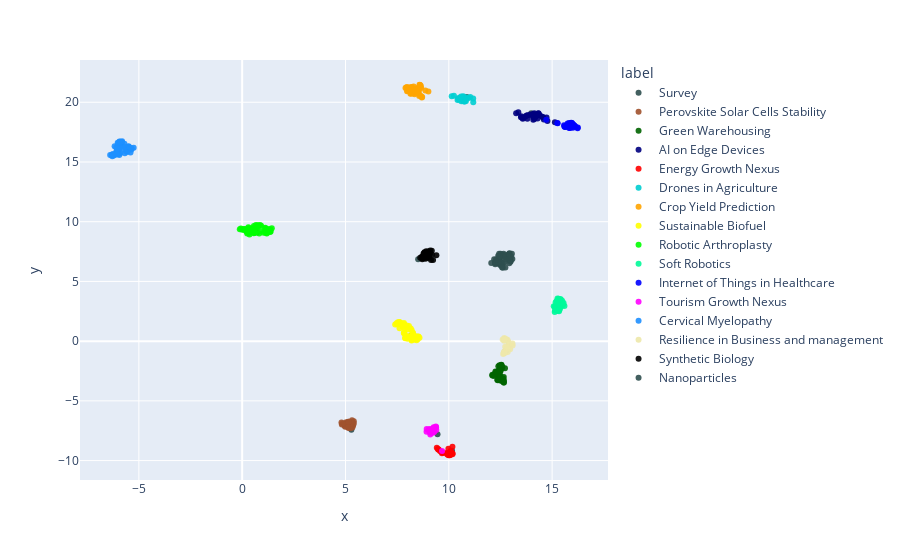

This figure's notebook cell:
### Code cell
df = pd.DataFrame(umap_embeddings, columns=["x", "y"])
df["label"] = labels
df["cluster"] = cluster_labels
df["pub_id"] = pub_ids
# Add true label to survey
df["survey_group"] = df.apply(
    lambda x: f"{x['label']} - {core_pubs[core_pubs['Survey'] == x['pub_id']]['Topic'].values[0]}"
    if x["label"] == "Survey"
    else "",
    axis=1,
)

fig = px.scatter(
    df,
    x="x",
    y="y",
    color="label",
    hover_data=["label", "cluster", "pub_id", "survey_group"],
)
fig.update_traces(marker_opacity=0.9)
fig.show()

### Figure 1 — Plotly figure (JSON) as saved in the notebook; plotly's stock layout.template omitted (floating-point values rounded to 4 significant figures; data arrays with more than 128 entries replaced by an {"elided": "..."} marker saying what was removed)
{"data": [{"customdata": [["Survey", 0, "pub.1175782890", "Survey - Perovskite Solar Cells Stability"], ["Survey", 14, "pub.1163752603", "Survey - Green Warehousing"], ["Survey", 4, "pub.1156021846", "Survey - Sustainable Biofuel"], ["Survey", 1, "pub.1147958699", "Survey - Drones in Agriculture"], ["Survey", 8, "pub.1130187939", "Survey - Crop Yield Prediction"], ["Survey", 5, "pub.1129627241", "Survey - Tourism Growth Nexus"], ["Survey", 3, "pub.1127137176", "Survey - Nanoparticles"], ["Survey", 7, "pub.1103814815", "Survey - Internet of Things in Healthcare"], ["Survey", 2, "pub.1159788042", "Survey - Robotic Arthroplasty"], ["Survey", 7, "pub.1146747333", "Survey - AI on Edge Devices"], ["Survey", 12, "pub.1110896992", "Survey - Cervical Myelopathy"], ["Survey", 6, "pub.1104146079", "Survey - Soft Robotics"], ["Survey", 13, "pub.1035441940", "Survey - Synthetic Biology"], ["Survey", 10, "pub.1022983337", "Survey - Resilience in Business and management"], ["Survey", 5, "pub.1019398108", "Survey - Energy Growth Nexus"]], "hovertemplate": "label=%{customdata[0]}<br>x=%{x}<br>y=%{y}<br>cluster=%{customdata[1]}<br>pub_id=%{customdata[2]}<br>survey_group=%{customdata[3]}<extra></extra>", "legendgroup": "Survey", "marker": {"color": "#2f4f4f", "opacity": 0.9, "symbol": "circle"}, "mode": "markers", "name": "Survey", "orientation": "v", "showlegend": true, "type": "scatter", "x": [5.283, 12.58, 8.162, 10.87, 8.256, 9.453, 12.85, 16.01, 0.7255, 13.99, -5.989, 15.33, 8.516, 12.74, 10.16], "xaxis": "x", "y": [-7.42, -2.265, 0.4294, 20.43, 21.0, -7.791, 7.234, 18.04, 9.086, 19.09, 16.3, 2.634, 6.859, -0.8234, -9.187], "yaxis": "y"}, {"customdata": [["Perovskite Solar Cells Stability", 0, "pub.1165052499", ""], ["Perovskite Solar Cells Stability", 0, "pub.1165045432", ""], ["Perovskite Solar Cells Stability", 0, "pub.1163801313", ""], ["Perovskite Solar Cells Stability", 0, "pub.1149826171", ""], ["Perovskite Solar Cells Stability", 0, "pub.1147021977", ""], ["Perovskite Solar Cells Stability", 0, "pub.1146288953", ""], ["Perovskite Solar Cells Stability", 0, "pub.1146009839", ""], ["Perovskite Solar Cells Stability", 0, "pub.1145696652", ""], ["Perovskite Solar Cells Stability", 0, "pub.1145043743", ""], ["Perovskite Solar Cells Stability", 0, "pub.1144827854", ""], ["Perovskite Solar Cells Stability", 0, "pub.1144465306", ""], ["Perovskite Solar Cells Stability", 0, "pub.1144054488", ""], ["Perovskite Solar Cells Stability", 0, "pub.1174552302", ""], ["Perovskite Solar Cells Stability", 0, "pub.1166074282", ""], ["Perovskite Solar Cells Stability", 0, "pub.1163986255", ""], ["Perovskite Solar Cells Stability", 0, "pub.1160686387", ""], ["Perovskite Solar Cells Stability", 0, "pub.1160324074", ""], ["Perovskite Solar Cells Stability", 0, "pub.1159957570", ""], ["Perovskite Solar Cells Stability", 0, "pub.1158362233", ""], ["Perovskite Solar Cells Stability", 0, "pub.1158048403", ""], ["Perovskite Solar Cells Stability", 0, "pub.1157586280", ""], ["Perovskite Solar Cells Stability", 0, "pub.1155457945", ""], ["Perovskite Solar Cells Stability", 0, "pub.1154888847", ""], ["Perovskite Solar Cells Stability", 0, "pub.1147833193", ""], ["Perovskite Solar Cells Stability", 0, "pub.1147293706", ""], ["Perovskite Solar Cells Stability", 0, "pub.1147185686", ""], ["Perovskite Solar Cells Stability", 0, "pub.1147054891", ""], ["Perovskite Solar Cells Stability", 0, "pub.1146620041", ""], ["Perovskite Solar Cells Stability", 0, "pub.1141876155", ""]], "hovertemplate": "label=%{customdata[0]}<br>x=%{x}<br>y=%{y}<br>cluster=%{customdata[1]}<br>pub_id=%{customdata[2]}<br>survey_group=%{customdata[3]}<extra></extra>", "legendgroup": "Perovskite Solar Cells Stability", "marker": {"color": "#a0522d", "opacity": 0.9, "symbol": "circle"}, "mode": "markers", "name": "Perovskite Solar Cells Stability", "orientation": "v", "showlegend": true, "type": "scatter", "x": [5.237, 5.361, 5.199, 5.127, 5.337, 5.331, 4.986, 4.954, 5.401, 5.03, 4.823, 5.335, 5.235, 5.348, 5.145, 5.233, 5.28, 5.097, 4.98, 5.049, 5.295, 5.241, 5.118, 4.805, 5.402, 5.314, 5.135, 5.158, 4.861], "xaxis": "x", "y": [-6.961, -7.059, -6.895, -7.019, -7.113, -7.13, -7.16, -7.083, -6.911, -6.8, -6.985, -7.223, -7.289, -6.77, -7.269, -7.097, -6.808, -7.055, -6.911, -6.882, -6.755, -6.892, -7.206, -6.81, -6.707, -6.623, -6.753, -6.755, -6.887], "yaxis": "y"}, {"customdata": {"elided": "38x4 mixed values"}, "hovertemplate": "label=%{customdata[0]}<br>x=%{x}<br>y=%{y}<br>cluster=%{customdata[1]}<br>pub_id=%{customdata[2]}<br>survey_group=%{customdata[3]}<extra></extra>", "legendgroup": "Green Warehousing", "marker": {"color": "#006400", "opacity": 0.9, "symbol": "circle"}, "mode": "markers", "name": "Green Warehousing", "orientation": "v", "showlegend": true, "type": "scatter", "x": [12.45, 12.45, 12.67, 12.67, 12.47, 12.37, 12.72, 12.51, 12.1, 12.66, 12.4, 12.47, 12.6, 12.11, 12.25, 12.22, 12.32, 12.39, 12.35, 12.5, 12.51, 12.46, 12.24, 12.55, 12.18, 12.29, 12.52, 12.59, 12.41, 12.52, 12.54, 12.66, 12.56, 12.41, 12.26, 12.48, 12.63, 12.44], "xaxis": "x", "y": [-2.934, -2.025, -3.462, -3.286, -2.084, -3.278, -2.279, -3.306, -2.874, -3.0, -2.107, -2.836, -3.363, -2.824, -2.681, -2.777, -2.596, -2.494, -3.227, -2.967, -2.144, -3.269, -2.797, -1.994, -2.914, -2.58, -2.051, -2.136, -3.189, -2.453, -1.985, -3.457, -3.289, -2.479, -2.551, -2.575, -3.12, -2.448], "yaxis": "y"}, {"customdata": {"elided": "36x4 mixed values"}, "hovertemplate": "label=%{customdata[0]}<br>x=%{x}<br>y=%{y}<br>cluster=%{customdata[1]}<br>pub_id=%{customdata[2]}<br>survey_group=%{customdata[3]}<extra></extra>", "legendgroup": "AI on Edge Devices", "marker": {"color": "#000080", "opacity": 0.9, "symbol": "circle"}, "mode": "markers", "name": "AI on Edge Devices", "orientation": "v", "showlegend": true, "type": "scatter", "x": [13.26, 14.14, 14.4, 14.52, 13.56, 13.63, 14.09, 14.14, 13.77, 13.82, 13.58, 14.14, 14.56, 13.36, 14.09, 13.8, 14.6, 14.01, 14.16, 13.49, 15.13, 14.3, 14.06, 14.08, 14.14, 14.25, 14.73, 13.5, 13.94, 14.33, 14.35, 13.71, 14.23, 14.13, 14.13, 14.77], "xaxis": "x", "y": [19.09, 18.81, 18.91, 18.78, 18.7, 18.71, 18.8, 19.07, 18.89, 18.91, 18.62, 18.61, 18.74, 19.17, 18.53, 18.62, 18.56, 18.96, 18.71, 18.74, 18.33, 18.65, 18.99, 18.77, 18.91, 18.98, 18.73, 18.82, 18.98, 19.07, 19.05, 18.82, 18.86, 18.99, 18.71, 18.44], "yaxis": "y"}, {"customdata": [["Energy Growth Nexus", 5, "pub.1123961798", ""], ["Energy Growth Nexus", 5, "pub.1052820957", ""], ["Energy Growth Nexus", 5, "pub.1050136415", ""], ["Energy Growth Nexus", 5, "pub.1048730269", ""], ["Energy Growth Nexus", 5, "pub.1047256779", ""], ["Energy Growth Nexus", 5, "pub.1045412034", ""], ["Energy Growth Nexus", 5, "pub.1042544661", ""], ["Energy Growth Nexus", 5, "pub.1042017662", ""], ["Energy Growth Nexus", 5, "pub.1041338787", ""], ["Energy Growth Nexus", 5, "pub.1036973953", ""], ["Energy Growth Nexus", 5, "pub.1022049865", ""], ["Energy Growth Nexus", 5, "pub.1021980170", ""], ["Energy Growth Nexus", 5, "pub.1009749897", ""], ["Energy Growth Nexus", 5, "pub.1009651790", ""], ["Energy Growth Nexus", 5, "pub.1009389919", ""], ["Energy Growth Nexus", 5, "pub.1006191975", ""], ["Energy Growth Nexus", 5, "pub.1002720309", ""], ["Energy Growth Nexus", 5, "pub.1053441851", ""], ["Energy Growth Nexus", 5, "pub.1052542598", ""], ["Energy Growth Nexus", 5, "pub.1051802627", ""], ["Energy Growth Nexus", 5, "pub.1040160107", ""], ["Energy Growth Nexus", 5, "pub.1032217726", ""], ["Energy Growth Nexus", 5, "pub.1031321996", ""], ["Energy Growth Nexus", 5, "pub.1024937016", ""], ["Energy Growth Nexus", 5, "pub.1013831878", ""], ["Energy Growth Nexus", 5, "pub.1006882307", ""], ["Energy Growth Nexus", 5, "pub.1005732591", ""]], "hovertemplate": "label=%{customdata[0]}<br>x=%{x}<br>y=%{y}<br>cluster=%{customdata[1]}<br>pub_id=%{customdata[2]}<br>survey_group=%{customdata[3]}<extra></extra>", "legendgroup": "Energy Growth Nexus", "marker": {"color": "#ff0000", "opacity": 0.9, "symbol": "circle"}, "mode": "markers", "name": "Energy Growth Nexus", "orientation": "v", "showlegend": true, "type": "scatter", "x": [10.18, 9.98, 9.995, 9.957, 9.752, 9.946, 9.489, 10.13, 10.09, 9.476, 10.07, 10.08, 9.519, 9.992, 10.04, 9.908, 10.09, 9.927, 10.17, 10.19, 10.07, 9.706, 9.667, 9.418, 9.582, 9.678, 10.08], "xaxis": "x", "y": [-8.84, -9.012, -9.554, -9.362, -9.337, -9.44, -9.068, -9.282, -9.44, -9.024, -9.411, -9.397, -9.085, -9.526, -9.552, -9.417, -9.396, -9.491, -9.479, -9.405, -9.528, -9.322, -9.385, -8.935, -9.221, -9.299, -9.204], "yaxis": "y"}, {"customdata": [["Drones in Agriculture", 1, "pub.1113441179", ""], ["Drones in Agriculture", 1, "pub.1094775321", ""], ["Drones in Agriculture", 1, "pub.1092454498", ""], ["Drones in Agriculture", 1, "pub.1086143194", ""], ["Drones in Agriculture", 1, "pub.1071268140", ""], ["Drones in Agriculture", 1, "pub.1064896140", ""], ["Drones in Agriculture", 1, "pub.1064892999", ""], ["Drones in Agriculture", 1, "pub.1032694598", ""], ["Drones in Agriculture", 1, "pub.1022922533", ""], ["Drones in Agriculture", 1, "pub.1013849273", ""], ["Drones in Agriculture", 1, "pub.1007471000", ""], ["Drones in Agriculture", 1, "pub.1002161636", ""], ["Drones in Agriculture", 1, "pub.1000225286", ""], ["Drones in Agriculture", 1, "pub.1061610686", ""], ["Drones in Agriculture", 1, "pub.1061280901", ""], ["Drones in Agriculture", 1, "pub.1052390127", ""], ["Drones in Agriculture", 1, "pub.1028947023", ""], ["Drones in Agriculture", 1, "pub.1027978650", ""], ["Drones in Agriculture", 1, "pub.1025608752", ""], ["Drones in Agriculture", 1, "pub.1023847193", ""], ["Drones in Agriculture", 1, "pub.1020655667", ""], ["Drones in Agriculture", 1, "pub.1014003350", ""], ["Drones in Agriculture", 1, "pub.1010901465", ""], ["Drones in Agriculture", 1, "pub.1007702481", ""], ["Drones in Agriculture", 1, "pub.1003882381", ""]], "hovertemplate": "label=%{customdata[0]}<br>x=%{x}<br>y=%{y}<br>cluster=%{customdata[1]}<br>pub_id=%{customdata[2]}<br>survey_group=%{customdata[3]}<extra></extra>", "legendgroup": "Drones in Agriculture", "marker": {"color": "#00ced1", "opacity": 0.9, "symbol": "circle"}, "mode": "markers", "name": "Drones in Agriculture", "orientation": "v", "showlegend": true, "type": "scatter", "x": [10.97, 11.18, 10.7, 10.25, 10.44, 10.69, 10.42, 10.58, 10.53, 11.18, 10.14, 10.55, 10.54, 10.49, 11.04, 10.62, 10.6, 10.78, 10.75, 10.73, 10.71, 10.83, 10.85, 10.52, 10.6], "xaxis": "x", "y": [20.36, 20.01, 20.49, 20.56, 20.33, 20.1, 20.2, 20.33, 20.38, 20.32, 20.51, 20.28, 20.24, 20.22, 20.44, 20.31, 20.08, 20.06, 20.19, 20.07, 20.44, 20.1, 20.41, 20.27, 20.49], "yaxis": "y"}, {"customdata": {"elided": "46x4 mixed values"}, "hovertemplate": "label=%{customdata[0]}<br>x=%{x}<br>y=%{y}<br>cluster=%{customdata[1]}<br>pub_id=%{customdata[2]}<br>survey_group=%{customdata[3]}<extra></extra>", "legendgroup": "Crop Yield Prediction", "marker": {"color": "#ffa500", "opacity": 0.9, "symbol": "circle"}, "mode": "markers", "name": "Crop Yield Prediction", "orientation": "v", "showlegend": true, "type": "scatter", "x": [7.979, 7.938, 8.659, 8.593, 8.423, 8.176, 8.404, 8.695, 8.277, 8.122, 8.381, 8.051, 8.198, 7.998, 8.343, 8.513, 8.587, 8.71, 8.464, 9.011, 8.225, 8.264, 8.666, 8.176, 8.526, 8.288, 8.336, 8.346, 8.536, 8.607, 8.545, 8.212, 8.08, 7.903, 8.3, 7.976, 8.092, 8.603, 8.567, 8.866, 8.606, 8.65, 8.585, 8.142, 8.461, 8.359], "xaxis": "x", "y": [20.93, 21.23, 21.19, 21.44, 21.12, 21.26, 21.16, 20.4, 20.75, 20.96, 20.79, 21.18, 20.87, 20.97, 20.68, 20.86, 21.29, 20.44, 21.14, 20.9, 20.76, 20.93, 20.51, 20.72, 21.2, 20.91, 20.93, 21.1, 20.95, 21.44, 20.87, 21.28, 21.23, 21.2, 21.32, 21.29, 20.96, 20.58, 20.52, 20.98, 21.23, 21.35, 21.47, 20.71, 20.85, 21.0], "yaxis": "y"}, {"customdata": {"elided": "50x4 mixed values"}, "hovertemplate": "label=%{customdata[0]}<br>x=%{x}<br>y=%{y}<br>cluster=%{customdata[1]}<br>pub_id=%{customdata[2]}<br>survey_group=%{customdata[3]}<extra></extra>", "legendgroup": "Sustainable Biofuel", "marker": {"color": "#ffff00", "opacity": 0.9, "symbol": "circle"}, "mode": "markers", "name": "Sustainable Biofuel", "orientation": "v", "showlegend": true, "type": "scatter", "x": [7.403, 7.845, 8.357, 8.301, 8.358, 8.011, 8.071, 8.276, 8.405, 7.887, 8.525, 8.206, 8.213, 7.821, 7.768, 7.946, 7.966, 7.845, 7.821, 8.004, 7.637, 7.474, 7.615, 8.197, 7.51, 7.616, 7.664, 8.073, 8.021, 7.889, 8.493, 8.44, 8.582, 7.599, 8.42, 7.851, 8.196, 7.973, 8.42, 7.828, 7.716, 7.536, 8.263, 8.39, 7.775, 8.535, 7.605, 7.648, 8.201, 8.158], "xaxis": "x", "y": [1.398, 0.6357, 0.1502, 0.2712, 0.1435, 0.9753, 1.268, 0.628, 0.2522, 0.281, 0.3674, 0.9202, 0.5603, 0.6773, 1.198, 1.159, 1.314, 0.8038, 1.413, 0.2031, 1.55, 1.506, 1.083, 0.3932, 1.391, 1.566, 1.477, 0.369, 0.3274, 0.2435, 0.1507, 0.06879, 0.2861, 1.479, 0.31, 1.341, 0.08956, 0.4388, 0.4106, 1.516, 1.405, 1.582, 0.6988, 0.2757, 1.222, 0.3811, 1.606, 1.535, 0.05802, 1.068], "yaxis": "y"}, {"customdata": {"elided": "47x4 mixed values"}, "hovertemplate": "label=%{customdata[0]}<br>x=%{x}<br>y=%{y}<br>cluster=%{customdata[1]}<br>pub_id=%{customdata[2]}<br>survey_group=%{customdata[3]}<extra></extra>", "legendgroup": "Robotic Arthroplasty", "marker": {"color": "#00ff00", "opacity": 0.9, "symbol": "circle"}, "mode": "markers", "name": "Robotic Arthroplasty", "orientation": "v", "showlegend": true, "type": "scatter", "x": [0.5669, 1.193, 0.6666, 0.8618, 1.37, 0.8253, 1.04, 0.3297, 0.3187, 0.5645, 0.9169, 0.5832, 0.201, 0.4233, 1.35, -0.1156, 0.6509, -0.06069, 1.223, 1.304, 0.07688, 0.2993, 1.197, 0.4982, 1.256, 0.1045, 1.115, 0.7624, 1.148, 1.292, 1.379, 0.002853, 0.7516, 0.5633, 0.6078, 0.3553, 0.9039, 0.4971, 1.141, 0.6174, 0.275, 0.2412, 1.117, 0.1496, 1.434, 0.7074, 0.6989], "xaxis": "x", "y": [9.632, 9.01, 9.721, 9.721, 9.355, 9.018, 9.067, 9.455, 9.05, 9.107, 9.668, 9.07, 9.176, 9.175, 9.145, 9.373, 9.147, 9.422, 9.202, 9.173, 9.396, 9.532, 9.089, 9.448, 9.372, 9.305, 9.444, 9.692, 9.365, 9.372, 9.178, 9.336, 9.528, 9.039, 9.07, 8.926, 9.199, 9.355, 9.066, 9.441, 9.093, 9.002, 9.486, 9.393, 9.453, 9.581, 9.553], "yaxis": "y"}, {"customdata": {"elided": "36x4 mixed values"}, "hovertemplate": "label=%{customdata[0]}<br>x=%{x}<br>y=%{y}<br>cluster=%{customdata[1]}<br>pub_id=%{customdata[2]}<br>survey_group=%{customdata[3]}<extra></extra>", "legendgroup": "Soft Robotics", "marker": {"color": "#00fa9a", "opacity": 0.9, "symbol": "circle"}, "mode": "markers", "name": "Soft Robotics", "orientation": "v", "showlegend": true, "type": "scatter", "x": [15.32, 15.42, 15.33, 15.13, 15.16, 15.25, 15.44, 15.6, 15.27, 15.26, 15.48, 15.33, 15.48, 15.35, 15.31, 15.42, 15.17, 15.18, 15.32, 15.27, 15.08, 15.21, 15.33, 15.33, 15.26, 15.53, 15.33, 15.14, 15.38, 15.55, 15.12, 15.22, 15.38, 15.39, 15.17, 15.28], "xaxis": "x", "y": [2.698, 3.507, 2.987, 2.893, 2.763, 2.629, 3.008, 2.94, 3.44, 3.56, 3.39, 2.781, 2.976, 2.599, 3.543, 2.875, 2.825, 2.634, 2.985, 2.564, 2.928, 2.924, 2.769, 3.345, 3.387, 3.06, 2.5, 2.571, 3.077, 3.184, 2.437, 3.337, 2.715, 3.515, 3.25, 2.55], "yaxis": "y"}, {"customdata": [["Internet of Things in Healthcare", 7, "pub.1099281667", ""], ["Internet of Things in Healthcare", 7, "pub.1095490861", ""], ["Internet of Things in Healthcare", 7, "pub.1095264568", ""], ["Internet of Things in Healthcare", 7, "pub.1095255025", ""], ["Internet of Things in Healthcare", 7, "pub.1095085621", ""], ["Internet of Things in Healthcare", 7, "pub.1094970902", ""], ["Internet of Things in Healthcare", 7, "pub.1094969147", ""], ["Internet of Things in Healthcare", 7, "pub.1094830611", ""], ["Internet of Things in Healthcare", 7, "pub.1094225194", ""], ["Internet of Things in Healthcare", 7, "pub.1093507023", ""], ["Internet of Things in Healthcare", 7, "pub.1093357343", ""], ["Internet of Things in Healthcare", 7, "pub.1067238716", ""], ["Internet of Things in Healthcare", 7, "pub.1038434872", ""], ["Internet of Things in Healthcare", 7, "pub.1034508886", ""], ["Internet of Things in Healthcare", 7, "pub.1016352338", ""], ["Internet of Things in Healthcare", 7, "pub.1001751876", ""], ["Internet of Things in Healthcare", 7, "pub.1095770589", ""], ["Internet of Things in Healthcare", 7, "pub.1095382211", ""], ["Internet of Things in Healthcare", 7, "pub.1095382199", ""], ["Internet of Things in Healthcare", 7, "pub.1093739978", ""], ["Internet of Things in Healthcare", 7, "pub.1093463283", ""], ["Internet of Things in Healthcare", 7, "pub.1061632443", ""], ["Internet of Things in Healthcare", 7, "pub.1061324932", ""], ["Internet of Things in Healthcare", 7, "pub.1044514690", ""], ["Internet of Things in Healthcare", 7, "pub.1044290948", ""], ["Internet of Things in Healthcare", 7, "pub.1042065361", ""], ["Internet of Things in Healthcare", 7, "pub.1031978033", ""], ["Internet of Things in Healthcare", 7, "pub.1025765207", ""], ["Internet of Things in Healthcare", 7, "pub.1024210708", ""]], "hovertemplate": "label=%{customdata[0]}<br>x=%{x}<br>y=%{y}<br>cluster=%{customdata[1]}<br>pub_id=%{customdata[2]}<br>survey_group=%{customdata[3]}<extra></extra>", "legendgroup": "Internet of Things in Healthcare", "marker": {"color": "#0000ff", "opacity": 0.9, "symbol": "circle"}, "mode": "markers", "name": "Internet of Things in Healthcare", "orientation": "v", "showlegend": true, "type": "scatter", "x": [15.94, 15.96, 15.92, 16.24, 15.25, 16.03, 15.69, 16.03, 15.82, 15.9, 16.1, 15.97, 15.75, 15.67, 15.59, 15.83, 16.0, 15.26, 15.9, 16.23, 15.58, 16.12, 15.62, 16.04, 16.07, 14.72, 15.64, 15.84, 15.87], "xaxis": "x", "y": [18.27, 17.99, 18.27, 17.89, 18.27, 18.09, 18.05, 17.96, 17.85, 17.98, 18.02, 18.25, 18.22, 17.96, 17.97, 18.26, 17.86, 18.24, 18.11, 17.82, 18.07, 17.97, 17.93, 18.12, 18.01, 18.54, 17.95, 18.19, 17.84], "yaxis": "y"}, {"customdata": [["Tourism Growth Nexus", 5, "pub.1090346357", ""], ["Tourism Growth Nexus", 5, "pub.1072794279", ""], ["Tourism Growth Nexus", 5, "pub.1049141736", ""], ["Tourism Growth Nexus", 5, "pub.1047663892", ""], ["Tourism Growth Nexus", 5, "pub.1035901982", ""], ["Tourism Growth Nexus", 5, "pub.1034653502", ""], ["Tourism Growth Nexus", 5, "pub.1029979518", ""], ["Tourism Growth Nexus", 5, "pub.1013412296", ""], ["Tourism Growth Nexus", 5, "pub.1011854038", ""], ["Tourism Growth Nexus", 5, "pub.1007878277", ""], ["Tourism Growth Nexus", 5, "pub.1007170077", ""], ["Tourism Growth Nexus", 5, "pub.1004840356", ""], ["Tourism Growth Nexus", 5, "pub.1004299966", ""], ["Tourism Growth Nexus", 5, "pub.1001562704", ""], ["Tourism Growth Nexus", 5, "pub.1000810498", ""], ["Tourism Growth Nexus", 5, "pub.1072794260", ""], ["Tourism Growth Nexus", 5, "pub.1053802942", ""], ["Tourism Growth Nexus", 5, "pub.1053750775", ""], ["Tourism Growth Nexus", 5, "pub.1033376226", ""], ["Tourism Growth Nexus", 5, "pub.1032490977", ""], ["Tourism Growth Nexus", 5, "pub.1029520182", ""], ["Tourism Growth Nexus", 5, "pub.1022720888", ""], ["Tourism Growth Nexus", 5, "pub.1017098340", ""], ["Tourism Growth Nexus", 5, "pub.1013871876", ""], ["Tourism Growth Nexus", 5, "pub.1003840912", ""]], "hovertemplate": "label=%{customdata[0]}<br>x=%{x}<br>y=%{y}<br>cluster=%{customdata[1]}<br>pub_id=%{customdata[2]}<br>survey_group=%{customdata[3]}<extra></extra>", "legendgroup": "Tourism Growth Nexus", "marker": {"color": "#ff00ff", "opacity": 0.9, "symbol": "circle"}, "mode": "markers", "name": "Tourism Growth Nexus", "orientation": "v", "showlegend": true, "type": "scatter", "x": [8.93, 9.145, 9.288, 9.072, 9.242, 9.209, 9.051, 9.395, 9.163, 9.265, 9.292, 9.373, 9.103, 9.095, 9.045, 9.071, 9.086, 9.188, 8.922, 9.384, 9.673, 9.136, 9.018, 9.295, 9.23], "xaxis": "x", "y": [-7.363, -7.686, -7.336, -7.593, -7.343, -7.334, -7.418, -7.433, -7.629, -7.206, -7.597, -7.151, -7.815, -7.503, -7.444, -7.357, -7.606, -7.427, -7.576, -7.216, -9.206, -7.544, -7.441, -7.26, -7.679], "yaxis": "y"}, {"customdata": {"elided": "47x4 mixed values"}, "hovertemplate": "label=%{customdata[0]}<br>x=%{x}<br>y=%{y}<br>cluster=%{customdata[1]}<br>pub_id=%{customdata[2]}<br>survey_group=%{customdata[3]}<extra></extra>", "legendgroup": "Cervical Myelopathy", "marker": {"color": "#1e90ff", "opacity": 0.9, "symbol": "circle"}, "mode": "markers", "name": "Cervical Myelopathy", "orientation": "v", "showlegend": true, "type": "scatter", "x": [-5.808, -6.01, -6.13, -5.985, -5.612, -5.677, -5.504, -5.51, -5.6, -6.098, -5.699, -5.815, -5.252, -5.582, -6.087, -6.311, -5.962, -6.286, -6.093, -5.949, -5.887, -5.939, -6.008, -5.956, -5.813, -5.877, -5.529, -5.975, -5.409, -6.218, -5.647, -5.911, -5.889, -6.174, -5.362, -6.062, -5.672, -6.39, -6.024, -6.306, -5.403, -5.499, -5.432, -6.07, -5.922, -5.348, -6.258], "xaxis": "x", "y": [16.33, 16.52, 15.61, 15.7, 16.17, 15.73, 16.26, 16.28, 15.98, 16.23, 16.52, 16.65, 16.19, 15.83, 15.89, 15.57, 16.08, 15.49, 15.76, 15.57, 15.75, 16.72, 15.67, 16.39, 16.74, 16.67, 15.92, 15.81, 16.13, 15.55, 15.99, 16.23, 16.13, 16.33, 16.05, 16.12, 16.25, 15.59, 16.6, 15.6, 15.8, 16.31, 16.22, 15.66, 16.69, 16.12, 15.68], "yaxis": "y"}, {"customdata": [["Resilience in Business and management", 10, "pub.1075345922", ""], ["Resilience in Business and management", 10, "pub.1073407503", ""], ["Resilience in Business and management", 10, "pub.1072896311", ""], ["Resilience in Business and management", 10, "pub.1072894681", ""], ["Resilience in Business and management", 10, "pub.1070196019", ""], ["Resilience in Business and management", 10, "pub.1069908660", ""], ["Resilience in Business and management", 10, "pub.1069908041", ""], ["Resilience in Business and management", 10, "pub.1069907901", ""], ["Resilience in Business and management", 10, "pub.1047959878", ""], ["Resilience in Business and management", 10, "pub.1041282031", ""], ["Resilience in Business and management", 10, "pub.1036458898", ""], ["Resilience in Business and management", 10, "pub.1032563790", ""], ["Resilience in Business and management", 10, "pub.1031594587", ""], ["Resilience in Business and management", 10, "pub.1030211703", ""], ["Resilience in Business and management", 10, "pub.1020050164", ""], ["Resilience in Business and management", 10, "pub.1008687306", ""], ["Resilience in Business and management", 10, "pub.1075056726", ""], ["Resilience in Business and management", 10, "pub.1069908683", ""], ["Resilience in Business and management", 10, "pub.1048916231", ""], ["Resilience in Business and management", 10, "pub.1043814808", ""], ["Resilience in Business and management", 10, "pub.1034737787", ""], ["Resilience in Business and management", 10, "pub.1031829691", ""], ["Resilience in Business and management", 10, "pub.1031821349", ""], ["Resilience in Business and management", 10, "pub.1030632837", ""], ["Resilience in Business and management", 10, "pub.1018062843", ""], ["Resilience in Business and management", 10, "pub.1016764583", ""], ["Resilience in Business and management", 10, "pub.1013827626", ""]], "hovertemplate": "label=%{customdata[0]}<br>x=%{x}<br>y=%{y}<br>cluster=%{customdata[1]}<br>pub_id=%{customdata[2]}<br>survey_group=%{customdata[3]}<extra></extra>", "legendgroup": "Resilience in Business and management", "marker": {"color": "#eee8aa", "opacity": 0.9, "symbol": "circle"}, "mode": "markers", "name": "Resilience in Business and management", "orientation": "v", "showlegend": true, "type": "scatter", "x": [12.86, 12.91, 12.8, 12.84, 12.96, 13.09, 12.9, 12.88, 12.66, 12.76, 12.67, 12.68, 12.78, 12.68, 12.73, 12.68, 12.73, 13.08, 12.7, 12.76, 12.82, 12.68, 12.61, 12.71, 12.63, 12.68, 12.85], "xaxis": "x", "y": [-0.6038, -0.3614, 0.08426, 0.1132, -0.678, -0.3702, -0.5282, -0.05052, -0.9905, 0.1092, 0.09486, 0.2692, -0.64, 0.03684, -0.9747, -0.8747, -0.4697, -0.2026, 0.1702, 0.1781, -0.5147, -0.9602, 0.1426, 0.1263, -1.071, -0.9288, -0.9026], "yaxis": "y"}, {"customdata": [["Synthetic Biology", 13, "pub.1067589570", ""], ["Synthetic Biology", 13, "pub.1052700485", ""], ["Synthetic Biology", 13, "pub.1042528786", ""], ["Synthetic Biology", 13, "pub.1037881716", ""], ["Synthetic Biology", 13, "pub.1036497140", ""], ["Synthetic Biology", 13, "pub.1036018285", ""], ["Synthetic Biology", 13, "pub.1035931199", ""], ["Synthetic Biology", 13, "pub.1028250908", ""], ["Synthetic Biology", 13, "pub.1026899122", ""], ["Synthetic Biology", 13, "pub.1025786828", ""], ["Synthetic Biology", 9, "pub.1022297654", ""], ["Synthetic Biology", 13, "pub.1022279877", ""], ["Synthetic Biology", 13, "pub.1021654569", ""], ["Synthetic Biology", 13, "pub.1021275892", ""], ["Synthetic Biology", 13, "pub.1020751277", ""], ["Synthetic Biology", 13, "pub.1016534270", ""], ["Synthetic Biology", 13, "pub.1014359908", ""], ["Synthetic Biology", 13, "pub.1009258787", ""], ["Synthetic Biology", 9, "pub.1006120611", ""], ["Synthetic Biology", 13, "pub.1002786107", ""], ["Synthetic Biology", 13, "pub.1001000963", ""], ["Synthetic Biology", 13, "pub.1048602129", ""], ["Synthetic Biology", 13, "pub.1046952734", ""], ["Synthetic Biology", 13, "pub.1033127471", ""], ["Synthetic Biology", 13, "pub.1028022455", ""], ["Synthetic Biology", 13, "pub.1024208323", ""], ["Synthetic Biology", 13, "pub.1010407598", ""], ["Synthetic Biology", 13, "pub.1009412636", ""], ["Synthetic Biology", 13, "pub.1004364700", ""]], "hovertemplate": "label=%{customdata[0]}<br>x=%{x}<br>y=%{y}<br>cluster=%{customdata[1]}<br>pub_id=%{customdata[2]}<br>survey_group=%{customdata[3]}<extra></extra>", "legendgroup": "Synthetic Biology", "marker": {"color": "#000000", "opacity": 0.9, "symbol": "circle"}, "mode": "markers", "name": "Synthetic Biology", "orientation": "v", "showlegend": true, "type": "scatter", "x": [8.693, 8.997, 8.906, 9.0, 8.824, 8.875, 9.184, 9.049, 8.694, 8.718, 9.137, 8.793, 9.024, 8.766, 8.776, 9.006, 9.399, 8.835, 9.239, 9.177, 8.84, 8.765, 8.614, 9.103, 8.866, 9.018, 9.098, 8.912, 8.965], "xaxis": "x", "y": [6.989, 7.264, 7.524, 7.435, 7.437, 6.908, 7.236, 7.111, 7.075, 6.861, 6.793, 7.262, 7.467, 6.943, 7.334, 7.5, 7.185, 7.397, 6.796, 7.564, 7.226, 7.127, 6.975, 7.598, 7.271, 6.979, 7.34, 6.994, 7.248], "yaxis": "y"}, {"customdata": {"elided": "50x4 mixed values"}, "hovertemplate": "label=%{customdata[0]}<br>x=%{x}<br>y=%{y}<br>cluster=%{customdata[1]}<br>pub_id=%{customdata[2]}<br>survey_group=%{customdata[3]}<extra></extra>", "legendgroup": "Nanoparticles", "marker": {"color": "#2f4f4f", "opacity": 0.9, "symbol": "circle"}, "mode": "markers", "name": "Nanoparticles", "orientation": "v", "showlegend": true, "type": "scatter", "x": [12.43, 12.33, 12.06, 13.05, 12.53, 12.31, 12.51, 12.94, 12.48, 12.9, 12.76, 13.0, 12.77, 12.2, 12.28, 12.48, 12.61, 12.53, 12.92, 12.64, 12.5, 12.65, 12.58, 12.99, 12.65, 12.88, 12.24, 12.74, 12.98, 12.51, 12.46, 13.02, 13.08, 12.93, 12.39, 12.39, 12.24, 12.25, 12.37, 12.93, 12.53, 12.48, 12.65, 12.71, 12.61, 12.63, 12.29, 12.44, 12.57, 12.44], "xaxis": "x", "y": [6.84, 6.702, 6.532, 7.324, 6.492, 6.522, 6.685, 7.353, 6.402, 7.002, 7.026, 6.733, 6.842, 6.864, 6.666, 6.394, 6.495, 6.562, 7.308, 7.218, 7.112, 7.107, 7.192, 6.638, 7.323, 7.15, 6.441, 6.173, 6.961, 7.317, 7.094, 7.114, 6.886, 6.521, 7.142, 6.61, 6.537, 6.604, 6.785, 6.786, 6.583, 7.075, 7.206, 6.6, 6.154, 7.084, 6.832, 7.321, 6.193, 7.099], "yaxis": "y"}], "layout": {"legend": {"title": {"text": "label"}, "tracegroupgap": 0}, "margin": {"t": 60}, "xaxis": {"anchor": "y", "domain": [0, 1], "title": {"text": "x"}}, "yaxis": {"anchor": "x", "domain": [0, 1], "title": {"text": "y"}}}}
